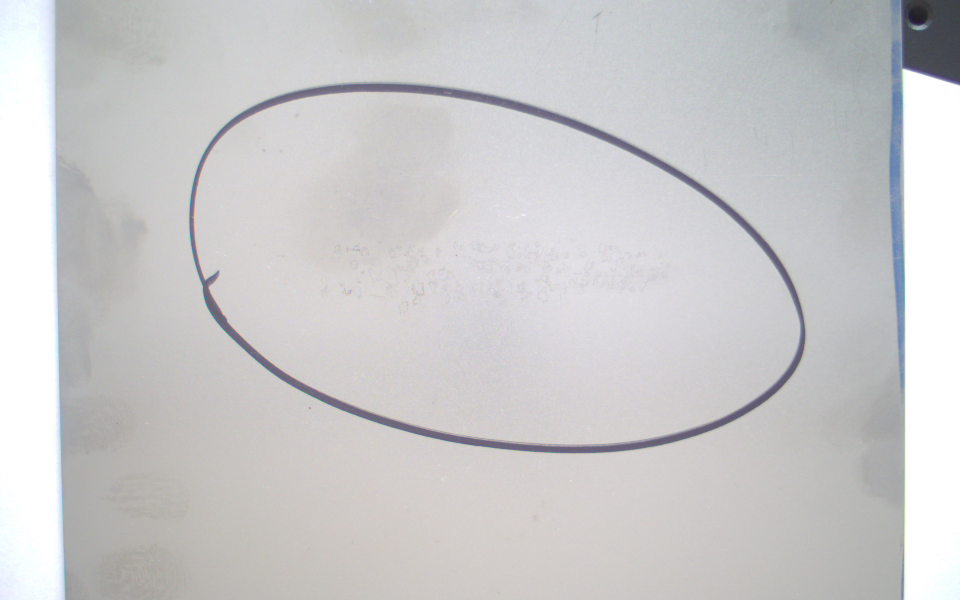
#> input picture images/emulsion/yuv422_Image__2021-05-06__13-12-35.png, 1920 x 1200 px, given in place of test.png, which was not available (shown at 1/2 size)
$ python texture_segmentation.py
#> lines starting #> are read from the running program, lines starting #| are printed output that depends on the picture; pictures that were not available may be replaced by others from this repository, and a replacement may not be noted
import cv2
from math import log, e
import numpy as np
from scipy.stats import entropy


def sliding_window(image, stepSize, windowSize):
    for y in range(0, image.shape[0], stepSize):
        for x in range(0, image.shape[1], stepSize):
            # yield the current window
            yield x, y, image[y:y + windowSize[1], x:x + windowSize[0]]


def get_entropy(window, base=None):
    value, counts = np.unique(window, return_counts=True)
    norm_counts = counts / counts.sum()
    base = e if base is None else base
    return -(norm_counts * np.log(norm_counts) / np.log(base)).sum()


# TODO: check what is faster
def get_entropy2(labels, base=None):
    value, counts = np.unique(labels, return_counts=True)
    return entropy(counts, base=base)


def get_sliding_window_properties(input_image):
#> called with input_image = 'images/test.png'
    image = cv2.imread(input_image, cv2.IMREAD_GRAYSCALE)
#> image: shape (1200, 1920); min 28, max 255, mean 202.2
    #pure_image = image[120:220, 150:300]
    pure_image = image[0:400, 0:500]
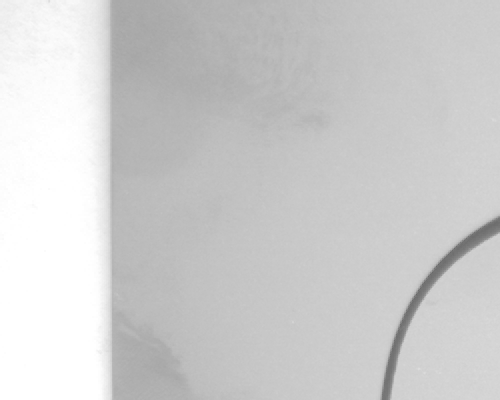
#> pure_image: shape (400, 500); min 103, max 255, mean 206.1
    (winW, winH) = (4, 4)

    variance_matrix = np.zeros(pure_image.shape, np.uint8)  # (100, 150, 3)
    std_matrix = np.zeros(pure_image.shape, np.uint8)
    mean_matrix = np.zeros(pure_image.shape, np.uint8)
    entropy_matrix = np.zeros(pure_image.shape, np.uint8)
    for x, y, window in sliding_window(
            pure_image, stepSize=1, windowSize=(winW, winH)
    ):
        variance_matrix[y][x] = int(np.var(window))  # дисперсия
        std_matrix[y][x] = np.std(window)  # СКО
        mean_matrix[y][x] = np.mean(window)  # среднее
        entropy_matrix[y][x] = get_entropy(window)  # энтропия
#> this loop made 200000 passes
#> (value in get_entropy, counts in get_entropy, norm_counts in get_entropy) on passes 1 to 3: ([237, 238, 239, 240, 241, 242], [2, 6, 5, 1, 1, 1], [0.125, 0.375, 0.312, 0.0625, 0.0625, 0.0625]), ([237, 238, 239, 240, 241, 242], [2, 3, 6, 2, 2, 1], [0.125, 0.188, 0.375, 0.125, 0.125, 0.0625]), ([237, 238, 239, 240, 241, 242], [2, 3, 6, 2, 2, 1], [0.125, 0.188, 0.375, 0.125, 0.125, 0.0625])
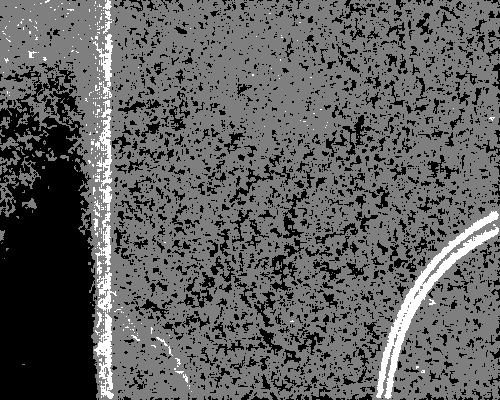
#> entropy_matrix: shape (400, 500); min 0, max 2, mean 0.752; drawn with min black and max white
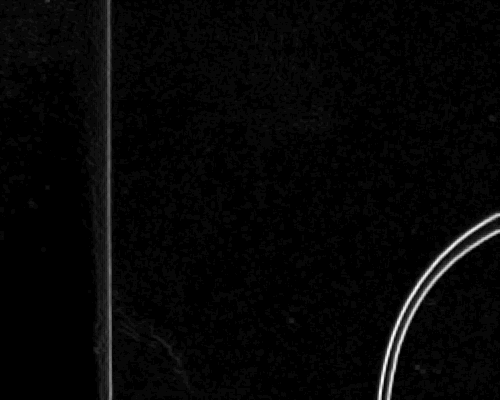
#> std_matrix: shape (400, 500); min 0, max 30, mean 0.7; drawn with min black and max white
    # show results
    # multiply by 2 to make brighter as an example
    cv2.imshow('variance', 2 * entropy_matrix)
    cv2.waitKey(0)
    cv2.destroyAllWindows()


input_img = 'images/emulsion/Bayer12p_Image__2021-05-06__13-12-35.tiff'
get_sliding_window_properties('images/test.png')
